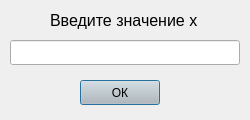
<?xml version="1.0" encoding="UTF-8"?>
<ui version="4.0">
 <class>RandomX</class>
 <widget class="QDialog" name="RandomX">
  <property name="geometry">
   <rect>
    <x>0</x>
    <y>0</y>
    <width>250</width>
    <height>120</height>
   </rect>
  </property>
  <property name="windowTitle">
   <string>Dialog</string>
  </property>
  <widget class="QLabel" name="label">
   <property name="geometry">
    <rect>
     <x>50</x>
     <y>10</y>
     <width>150</width>
     <height>20</height>
    </rect>
   </property>
   <property name="font">
    <font>
     <pointsize>12</pointsize>
    </font>
   </property>
   <property name="text">
    <string>Введите значение х</string>
   </property>
  </widget>
  <widget class="QLineEdit" name="stringX">
   <property name="geometry">
    <rect>
     <x>10</x>
     <y>40</y>
     <width>230</width>
     <height>25</height>
    </rect>
   </property>
   <property name="styleSheet">
    <string notr="true">font: 17pt &quot;Ubuntu&quot;;
qproperty-alignment: 'AlignVCenter | AlignRight';</string>
   </property>
  </widget>
  <widget class="QPushButton" name="button_ok">
   <property name="geometry">
    <rect>
     <x>80</x>
     <y>80</y>
     <width>80</width>
     <height>25</height>
    </rect>
   </property>
   <property name="styleSheet">
    <string notr="true">background-color: rgb(192, 191, 188);</string>
   </property>
   <property name="text">
    <string>ОК</string>
   </property>
  </widget>
 </widget>
 <resources/>
 <connections/>
</ui>
